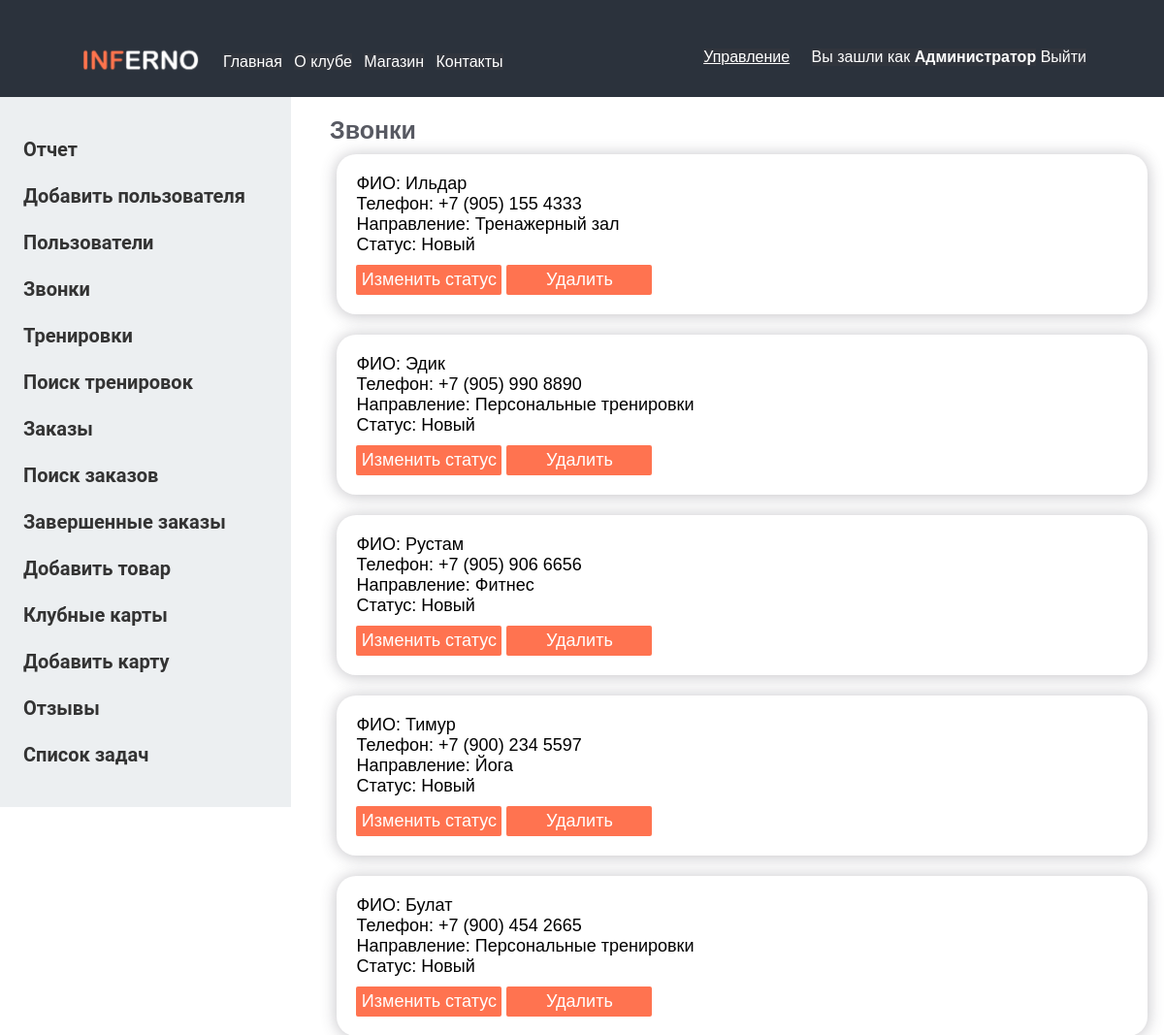
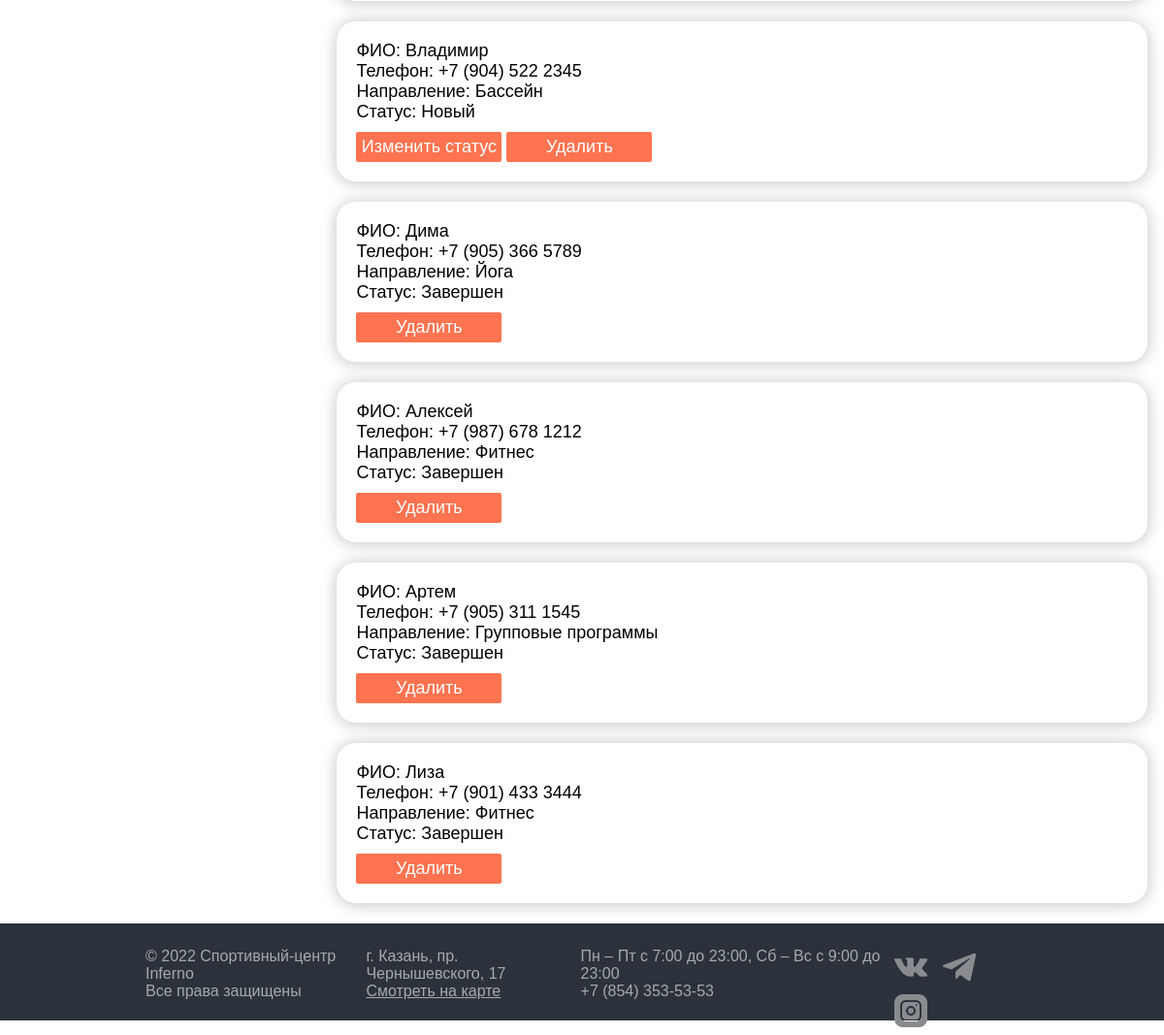
/admin-calls.php (signed in), run on the app's committed database (2 pictures, top to bottom).
### tables this page shows
CREATE TABLE `calls` (
  `id` int(11) NOT NULL,
  `name` varchar(255) NOT NULL,
  `phone` varchar(255) NOT NULL,
  `direction` varchar(255) NOT NULL,
  `status` varchar(255) NOT NULL
);

### admin-calls.php (the view, shortened to what this page needs)
<?php session_start();
	$host = 'localhost';
	$user = 'root';
	$password = '';
	$db_name = 'inferno';
	$link = mysqli_connect($host, $user, $password, $db_name);
	mysqli_query($link, "SET NAMES 'utf8'");
	?>
<?php require_once('header.php'); ?>
<?php require_once('header-admin.php'); ?>
	<div class="cent" id="admin">
		<h1 class="zagl">Звонки</h1>
		<div class="row">
			<?php
			$result=mysqli_query($link, "SELECT * FROM Calls WHERE Status='Новый'") or die(mysqli_error($link));
				while($row = mysqli_fetch_array($result)){
				$id=$row['id'];
				$name=$row['name'];
				$phone=$row['phone'];
				$direction=$row['direction'];
				$status=$row['status'];
				echo "<div class='userindivid'>
				<div class='zayavka2'>
				<p> ФИО: $name</p>
				<p> Телефон: $phone</p>
				<p> Направление: $direction</p>
				<p> Статус: $status</p>
				<form method='POST'>
				<input style='display:none;' name='id' value='$id' required />
					<input class='button bt12' name='stat' type='submit' value='Изменить статус'>
					<input class='button bt12' name='del' type='submit' value='Удалить'>
				</form>
				</div></div><br>";
				}
			?>
		</div>
		<div class="row">
			<?php
			$result=mysqli_query($link, "SELECT * FROM Calls WHERE Status='Завершен'") or die(mysqli_error($link));
				while($row = mysqli_fetch_array($result)){
				$id=$row['id'];
				$name=$row['name'];
				$phone=$row['phone'];
				$direction=$row['direction'];
				$status=$row['status'];
				echo "<div class='userindivid'>
				<div class='zayavka2'>
				<p> ФИО: $name</p>
				<p> Телефон: $phone</p>
				<p> Направление: $direction</p>
				<p> Статус: $status</p>
				<form method='POST'>
				<input style='display:none;' name='id' value='$id' required />
					<input class='button bt12' name='del' type='submit' value='Удалить'>
				</form>
				</div></div><br>";
				}
			?>
		</div>
	</div>
<?php require_once('footer.php') ?>

### css/style.css (style rules this page uses)
* { font-family: "Montserrat", sans-serif; margin: 0; padding: 0; box-sizing: border-box; }
html, body { height: 100%; }
.bt12 { width: 150px; margin-top: 10px; border: 2px solid #ff7350; color: white; font-size: 18px; padding: 3px; background-color: #ff7350; border-radius: 2px; }
.cent { margin-left: 330px; font-size: 18px; }
.zagl { color: #575962;; font-size: 25px; margin: 10px; }
.userindivid { box-shadow: 0px 1px 15px 1px rgb(69 65 78 / 30%); margin-left: 2%; margin-right: 2%; border-radius: 20px; padding: 20px; }

### data on the page
calls: name "Ильдар", phone "+7 (905) 155 4333", direction "Тренажерный зал", status "Новый"
calls: name "Эдик", phone "+7 (905) 990 8890", direction "Персональные тренировки", status "Новый"
calls: name "Рустам", phone "+7 (905) 906 6656", direction "Фитнес", status "Новый"
calls: name "Тимур", phone "+7 (900) 234 5597", direction "Йога", status "Новый"
calls: name "Булат", phone "+7 (900) 454 2665", direction "Персональные тренировки", status "Новый"
calls: name "Владимир", phone "+7 (904) 522 2345", direction "Бассейн", status "Новый"
calls: name "Дима", phone "+7 (905) 366 5789", direction "Йога", status "Завершен"
calls: name "Алексей", phone "+7 (987) 678 1212", direction "Фитнес", status "Завершен"
calls: name "Артем", phone "+7 (905) 311 1545", direction "Групповые программы", status "Завершен"
calls: name "Лиза", phone "+7 (901) 433 3444", direction "Фитнес", status "Завершен"

### other printed values
$_SESSION['name'] "Администратор"
